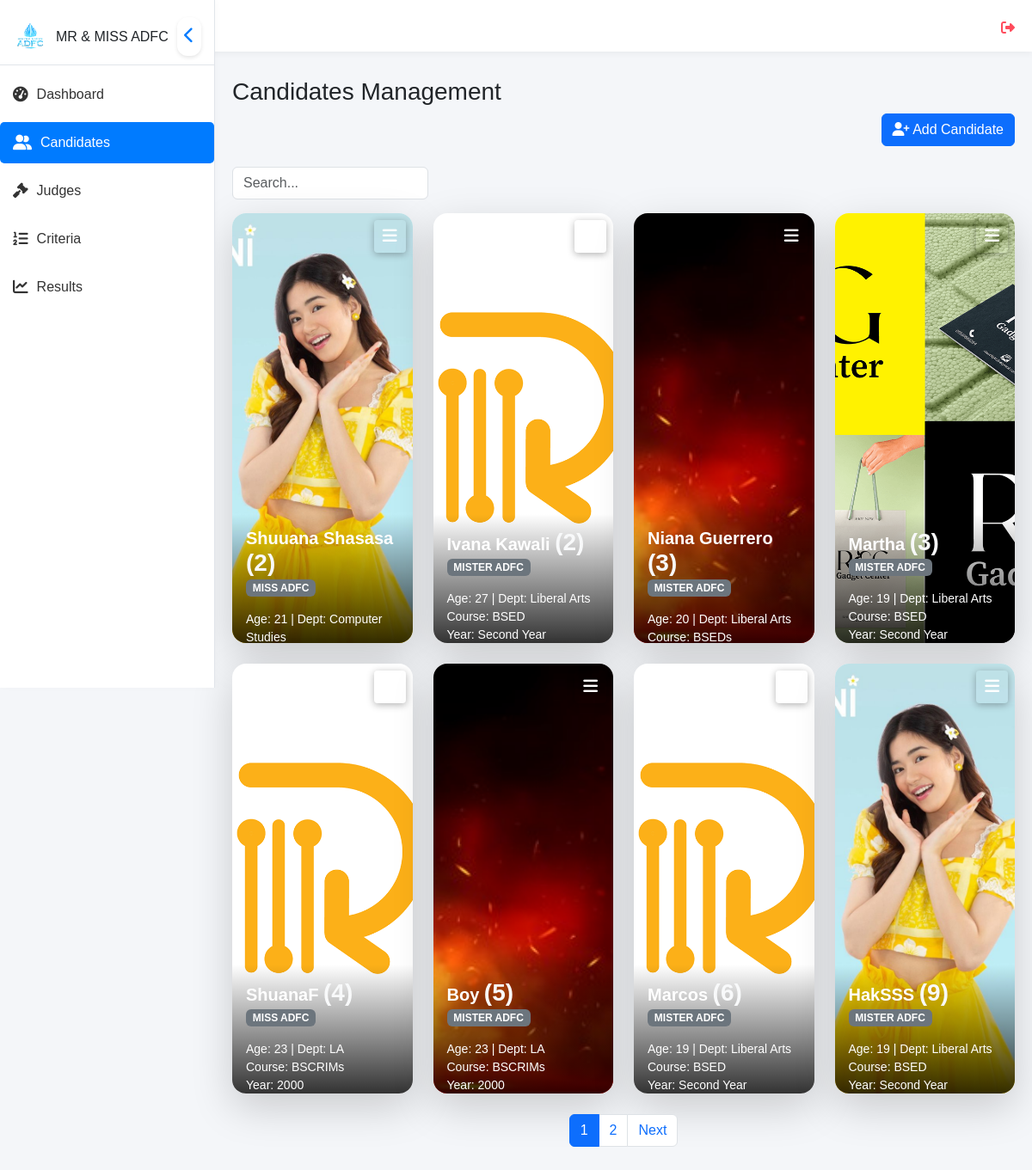
Screenshot of /views/admin/candidates.php (signed in) with the database file from the repository.
### tables this page shows
CREATE TABLE `contestants` (
  `id` int(11) NOT NULL,
  `candidate_number` int(11) NOT NULL,
  `full_name` varchar(255) NOT NULL,
  `age` int(11) NOT NULL,
  `gender` enum('Male','Female') NOT NULL,
  `department` varchar(255) NOT NULL,
  `course` varchar(255) NOT NULL,
  `year` varchar(50) NOT NULL,
  `category` varchar(255) NOT NULL,
  `motto` text NOT NULL,
  `bio` text NOT NULL,
  `photo` varchar(255) DEFAULT NULL,
  `block` varchar(50) NOT NULL
);

### views/admin/candidates.php (the view, shortened to what this page needs)
<!DOCTYPE html>
<html lang="en">
<head>
    <link rel="stylesheet" href="../../assets/css/bootstrap.min.css">
    <link rel="stylesheet" href="../../assets/css/all.min.css">
    <link rel="stylesheet" href="../../assets/css/style.css">
</head>
<body>
<?php include '../components/sidebar.php'; ?>
<?php include '../components/topbar.php'; ?>
<div class="content" id="content">
    <h3>Candidates Management</h3>
    <div class="d-flex justify-content-end">
    <button class="btn btn-primary mb-4" data-bs-toggle="modal" data-bs-target="#addCandidateModal">
        <i class="fas fa-user-plus"></i> Add Candidate
    </button>
    </div>
    <div class="d-flex align-items-center mb-3">
    <input type="text" id="searchInput" class="form-control w-25" placeholder="Search..." oninput="searchCandidates()">
</div>
    <div class="row g-4">
        <?php
        require '../../database/connection.php';
            $limit = 8;
            $page = isset($_GET['page']) ? (int)$_GET['page'] : 1;
            $offset = ($page - 1) * $limit;
            $search = isset($_GET['search']) ? mysqli_real_escape_string($conn, $_GET['search']) : '';
            $whereClause = !empty($search) ? "WHERE full_name LIKE '%$search%'" : "";
            $query = "SELECT * FROM contestants
                    $whereClause
                    ORDER BY candidate_number ASC,
                            CASE
                                WHEN category = 'MISS ADFC' THEN 1
                                WHEN category = 'MISTER ADFC' THEN 2
                                ELSE 3
                            END
                    LIMIT $limit OFFSET $offset";
            $result = mysqli_query($conn, $query);
            $countQuery = "SELECT COUNT(*) as total FROM contestants $whereClause";
            $countResult = mysqli_query($conn, $countQuery);
            $totalRows = mysqli_fetch_assoc($countResult)['total'];
            $totalPages = ceil($totalRows / $limit);
        if (mysqli_num_rows($result) > 0) {
            while ($row = mysqli_fetch_assoc($result)) {
                $photo = !empty($row['photo']) ? "../../uploads/{$row['photo']}" : "../../assets/img/default-avatar.png";
                $rowData = htmlspecialchars(json_encode($row), ENT_QUOTES, 'UTF-8');
                echo "
                <div class='col-lg-3 col-md-6'>
                    <div class='card border-0 shadow-lg rounded-4 overflow-hidden candidate-card' style='height: 500px; position: relative;'>
                        <img src='{$photo}' alt='Profile Picture' class='w-100 h-100' style='object-fit: cover;'>
                        <div class='dropdown position-absolute top-0 end-0 mt-2 me-2'>
                            <button class='burger-icon' type='button' data-bs-toggle='dropdown' aria-expanded='false'>
                                <i class='fas fa-bars'></i>
                            </button>
                            <ul class='dropdown-menu dropdown-menu-end'>
                                <li><button class='dropdown-item' onclick='openEditModal({$rowData})'><i class='fas fa-edit'></i> Edit</button></li>
                                <li><button class='dropdown-item text-danger' onclick='confirmDelete({$row['id']})'><i class='fas fa-trash-alt'></i> Delete</button></li>
                            </ul>
                        </div>
                        <div class='info-overlay position-absolute bottom-0 start-0 w-100 text-white p-3'>
                            <h5 class='fw-bold m-0'>{$row['full_name']} <span class='fs-3 fw-bold text-light'>({$row['candidate_number']})</span></h5>
                            <p class='badge bg-secondary'>{$row['category']}</p>
                            <p class='m-0 small'>Age: {$row['age']} | Dept: {$row['department']}</p>
                            <p class='m-0 small'>Course: {$row['course']}</p>
                            <p class='m-0 small'>Year: {$row['year']}</p>
                            <div class='extra-info mt-2' style='display: none;'>
                                <blockquote class='blockquote mb-1'>
                                    <p class='fst-italic'>&quot;{$row['motto']}&quot;</p>
                                </blockquote>
                            </div>
                        </div>
                    </div>
                </div>";
            }
        } else {
            echo "<p class='text-center text-danger fw-bold'>No candidates found</p>";
        }
        ?>
    </div>
    <nav class="mt-4">
    <ul class="pagination justify-content-center">
        <?php for ($i = 1; $i <= $totalPages; $i++): ?>
            <li class="page-item <?= ($i == $page) ? 'active' : '' ?>">
                <a class="page-link" href="?page=<?= $i ?>&search=<?= urlencode($search) ?>"><?= $i ?></a>
            </li>
        <?php endfor; ?>
        <?php if ($page < $totalPages): ?>
            <li class="page-item">
                <a class="page-link" href="?page=<?= $page + 1 ?>&search=<?= urlencode($search) ?>">Next</a>
            </li>
        <?php endif; ?>
    </ul>
</nav>
</div>
</body>
</html>

### views/components/sidebar.php (shortened to what this page needs)
<div class="sidebar" id="sidebar">
    <div class="sidebar-header">
        <div class="logo-container">
            <img src="../../assets/image/adflogo.png" alt="logo">
            <h5>MR & MISS ADFC</h5>
        </div>
        <button class="toggle-btn" onclick="toggleSidebar()">
            <i id="toggle-icon" class="fas fa-chevron-left"></i>
        </button>
    </div>
    <div class="sidebar-menu">
        <a href="dashboard.php" class="<?php echo basename($_SERVER['PHP_SELF']) == 'dashboard.php' ? 'active' : ''; ?>">
            <i class="fas fa-tachometer-alt"></i> <span>Dashboard</span>
        </a>
        <a href="candidates.php" class="<?php echo basename($_SERVER['PHP_SELF']) == 'candidates.php' ? 'active' : ''; ?>">
            <i class="fas fa-user-friends"></i> <span>Candidates</span>
        </a>
        <a href="judges.php" class="<?php echo basename($_SERVER['PHP_SELF']) == 'judges.php' ? 'active' : ''; ?>">
            <i class="fas fa-gavel"></i> <span>Judges</span>
        </a>
        <a href="criteria.php" class="<?php echo basename($_SERVER['PHP_SELF']) == 'criteria.php' ? 'active' : ''; ?>">
            <i class="fas fa-list-ol"></i> <span>Criteria</span>
        </a>
        <a href="results.php" class="<?php echo basename($_SERVER['PHP_SELF']) == 'results.php' ? 'active' : ''; ?>">
            <i class="fas fa-chart-line"></i> <span>Results</span>
        </a>
    </div>
</div>

### views/components/topbar.php (shortened to what this page needs)
<div class="topbar">
    <a href="../../auth/logout.php" class="logout-link">
            <i class="fas fa-sign-out-alt"></i>
        </a>
</div>

### assets/css/style.css (style rules this page uses)
.candidate-card { position: relative; overflow: hidden; transition: transform 0.3s ease-in-out, box-shadow 0.3s ease-in-out; }
.info-overlay { position: absolute; bottom: 0; width: 100%; padding: 20px; background: linear-gradient(to top, rgba(0, 0, 0, 0.8), rgba(0, 0, 0, 0)); transition: height 0.3s ease-in-out; height: 150px; }
.burger-icon { color: white; border: none; font-size: 1.2rem; box-shadow: 0 2px 8px rgba(0, 0, 0, 0.3); padding: 5px 10px; border-radius: 4px; background: transparent; }

### views/components/sidebar.php (style rules this page uses)
.sidebar { width: 250px; height: 100vh; position: fixed; top: 0; left: 0; background: #ffffff; border-right: 1px solid #e1e5ea; box-shadow: 2px 0 8px rgba(0, 0, 0, 0.02); transition: transform 0.3s cubic-bezier(0.4, 0, 0.2, 1), width 0.3s ease-in-out; z-index: 1001; padding-top: 10px; }
.sidebar-header { display: flex; align-items: center; justify-content: space-between; padding: 10px 15px; border-bottom: 1px solid #e1e5ea; }
.logo-container { display: flex; align-items: center; }
.logo-container img { width: 40px; height: 40px; margin-right: 10px; }
.logo-container h5 { font-size: 1rem; margin: 0; }
.toggle-btn { background: #ffffff; border: none; cursor: pointer; font-size: 1.2rem; color: #007bff; padding: 8px; border-radius: 12px; box-shadow: 0 2px 4px rgba(0, 0, 0, 0.1); transition: background 0.3s ease, box-shadow 0.3s ease, transform 0.2s ease; }
.sidebar-menu { padding: 10px 0; }
.sidebar-menu a { text-decoration: none; color: #333; display: flex; align-items: center; padding: 12px 15px; margin-bottom: 8px; border-radius: 5px; transition: background 0.2s ease, color 0.2s ease; font-size: 1rem; font-weight: 500; }
.sidebar-menu a:hover, .sidebar-menu a.active { background: #007bff; color: #ffffff; }
.sidebar-menu a i { margin-right: 10px; font-size: 1.1rem; }
.logout-link { margin-top: auto; color: #ff4b5c; }

### views/components/topbar.php (style rules this page uses)
body { font-family: 'Poppins', sans-serif; background: #f4f6f9; margin: 0; padding: 0; }
.content { margin-left: 250px; padding: 20px; transition: margin-left 0.3s cubic-bezier(0.4, 0, 0.2, 1); margin-top: 70px; }
.topbar { background: #ffffff; color: #333333; padding: 15px 20px; display: flex; justify-content: space-between; align-items: center; box-shadow: 0 2px 8px rgba(0, 0, 0, 0.05); position: fixed; top: 0; left: 0; width: 100%; height: 60px; z-index: 1000; border-radius: 0; }

### rows the page displays
contestants: photo (picture), full_name "Shuuana Shasasa", candidate_number "2", category "MISS ADFC", age "21", department "Computer Studies"
contestants: photo (picture), full_name "Ivana Kawali", candidate_number "2", category "MISTER ADFC", age "27", department "Liberal Arts", course "BSED", year "Second Year"
contestants: photo (picture), full_name "Niana Guerrero", candidate_number "3", category "MISTER ADFC", age "20", department "Liberal Arts", course "BSEDs"
contestants: photo (picture), full_name "Martha", candidate_number "3", category "MISTER ADFC", age "19", department "Liberal Arts", course "BSED", year "Second Year"
contestants: photo (picture), full_name "ShuanaF", candidate_number "4", category "MISS ADFC", age "23", department "LA", course "BSCRIMs", year "2000"
contestants: photo (picture), full_name "Boy", candidate_number "5", category "MISTER ADFC", age "23", department "LA", course "BSCRIMs", year "2000"
contestants: photo (picture), full_name "Marcos", candidate_number "6", category "MISTER ADFC", age "19", department "Liberal Arts", course "BSED", year "Second Year"
contestants: photo (picture), full_name "HakSSS", candidate_number "9", category "MISTER ADFC", age "19", department "Liberal Arts", course "BSED", year "Second Year"
